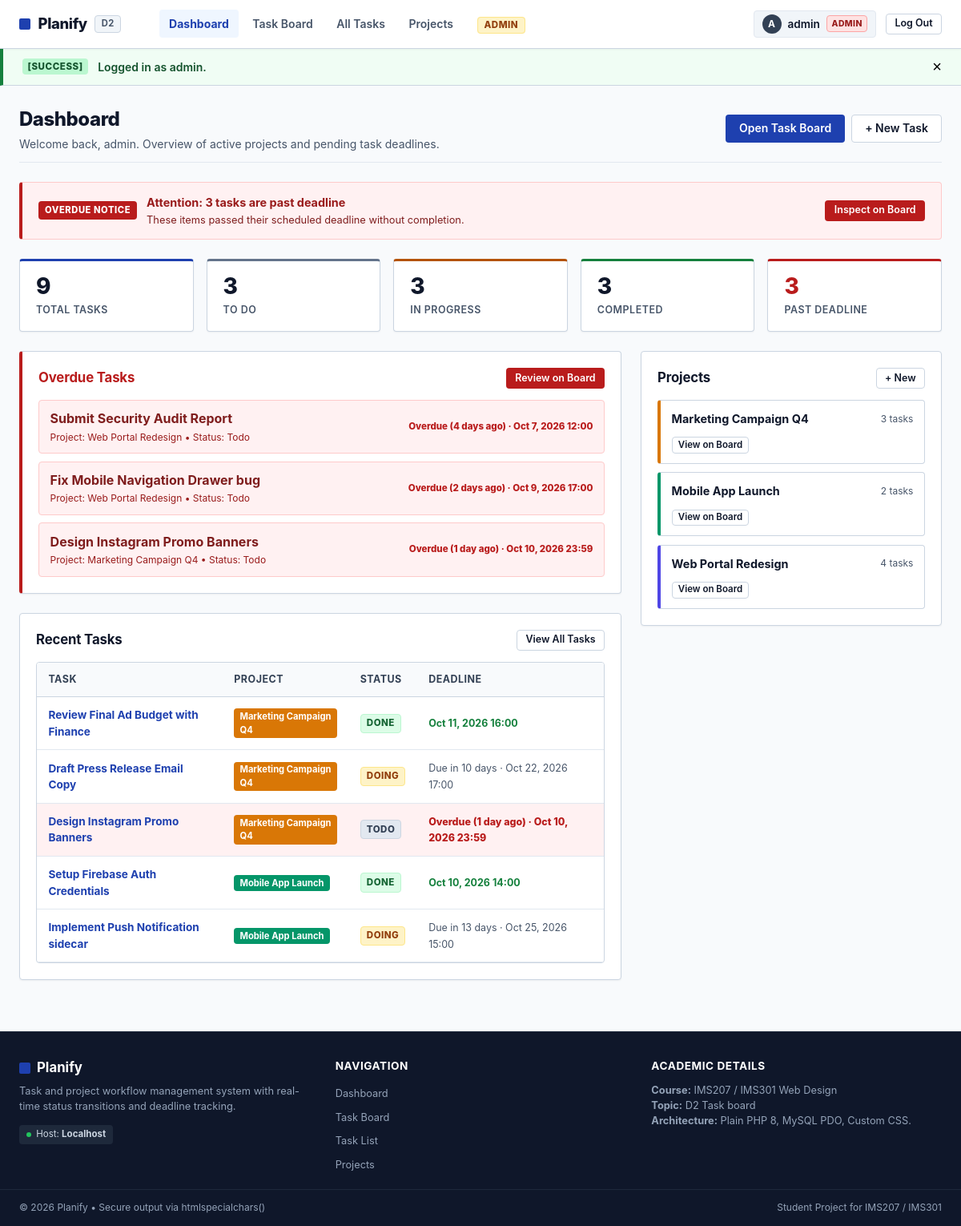
The page / (signed in) on the database its author committed.
### tables this page shows
CREATE TABLE `tasks` (
  `id` INT AUTO_INCREMENT PRIMARY KEY,
  `project_id` INT NOT NULL,
  `user_id` INT NOT NULL,
  `title` VARCHAR(150) NOT NULL,
  `description` TEXT DEFAULT NULL,
  `status` ENUM('todo', 'doing', 'done') NOT NULL DEFAULT 'todo',
  `priority` ENUM('low', 'medium', 'high') NOT NULL DEFAULT 'medium',
  `deadline` DATETIME DEFAULT NULL,
  `attachment` VARCHAR(255) DEFAULT NULL,
  `created_at` DATETIME NOT NULL DEFAULT CURRENT_TIMESTAMP,
  `updated_at` DATETIME NOT NULL DEFAULT CURRENT_TIMESTAMP ON UPDATE CURRENT_TIMESTAMP,
  CONSTRAINT `fk_tasks_project` FOREIGN KEY (`project_id`) REFERENCES `projects` (`id`) ON DELETE CASCADE,
  CONSTRAINT `fk_tasks_user` FOREIGN KEY (`user_id`) REFERENCES `users` (`id`) ON DELETE CASCADE
);

CREATE TABLE `projects` (
  `id` INT AUTO_INCREMENT PRIMARY KEY,
  `user_id` INT NOT NULL,
  `title` VARCHAR(100) NOT NULL,
  `description` TEXT DEFAULT NULL,
  `color` VARCHAR(20) NOT NULL DEFAULT '#4f46e5',
  `created_at` DATETIME NOT NULL DEFAULT CURRENT_TIMESTAMP,
  CONSTRAINT `fk_projects_user` FOREIGN KEY (`user_id`) REFERENCES `users` (`id`) ON DELETE CASCADE
);

### functions.php (called while the page is built, shortened)
<?php
function e(?string $value): string {
    return htmlspecialchars($value ?? '', ENT_QUOTES, 'UTF-8');
}
function is_logged_in(): bool {
    return isset($_SESSION['user_id']);
}
function current_user(): ?array {
    return [
        'id' => $_SESSION['user_id'],
        'username' => $_SESSION['username'] ?? '',
        'email' => $_SESSION['email'] ?? '',
        'role' => $_SESSION['role'] ?? 'member',
        'avatar' => $_SESSION['avatar'] ?? null,
    ];
}
function is_admin(): bool {
    return isset($_SESSION['role']) && $_SESSION['role'] === 'admin';
}
function is_task_overdue(?string $deadline, string $status): bool {
    if (empty($deadline) || $status === 'done') {
        return false;
    }
    $now = new DateTime('now', new DateTimeZone('Europe/Istanbul'));
    $deadlineDate = new DateTime($deadline, new DateTimeZone('Europe/Istanbul'));
    return $deadlineDate < $now;
}
function format_deadline_badge(?string $deadline, string $status): array {
    $now = new DateTime('now', new DateTimeZone('Europe/Istanbul'));
    $deadlineDate = new DateTime($deadline, new DateTimeZone('Europe/Istanbul'));
    $isOverdue = ($status !== 'done' && $deadlineDate < $now);
    $diff = $now->diff($deadlineDate);
    $formattedDate = $deadlineDate->format('M j, Y H:i');
    if ($status === 'done') {
        return [
            'text' => $formattedDate,
            'class' => 'badge-done',
            'is_overdue' => false,
        ];
    }
    if ($isOverdue) {
        $days = $diff->days;
        if ($days == 0) {
            $overdueText = 'Overdue (Today)';
        } elseif ($days == 1) {
            $overdueText = 'Overdue (1 day ago)';
        } else {
            $overdueText = "Overdue ($days days ago)";
        }
        return [
            'text' => $overdueText . ' · ' . $formattedDate,
            'class' => 'badge-overdue',
            'is_overdue' => true,
        ];
    }
    if ($diff->days == 0) {
        return [
            'text' => 'Due today · ' . $deadlineDate->format('H:i'),
            'class' => 'badge-warning',
            'is_overdue' => false,
        ];
    } elseif ($diff->days == 1) {
        return [
            'text' => 'Due tomorrow · ' . $deadlineDate->format('H:i'),
            'class' => 'badge-info',
            'is_overdue' => false,
        ];
    } else {
        return [
            'text' => 'Due in ' . $diff->days . ' days · ' . $formattedDate,
            'class' => 'badge-normal',
            'is_overdue' => false,
        ];
    }
}

### index.php (the view, shortened to what this page needs)
<?php
require_once 'header.php';
$user = current_user();
if ($user):
    try {
        if (is_admin()) {
            $statsSql = "SELECT
                COUNT(id) AS total,
                SUM(CASE WHEN status = 'todo' THEN 1 ELSE 0 END) AS todo_count,
                SUM(CASE WHEN status = 'doing' THEN 1 ELSE 0 END) AS doing_count,
                SUM(CASE WHEN status = 'done' THEN 1 ELSE 0 END) AS done_count,
                SUM(CASE WHEN status != 'done' AND deadline IS NOT NULL AND deadline < NOW() THEN 1 ELSE 0 END) AS overdue_count
                FROM tasks";
            $statStmt = $pdo->query($statsSql);
            $stats = $statStmt->fetch();
            $pStmt = $pdo->query("SELECT p.*, u.username AS owner_name, COUNT(t.id) AS task_count
                                  FROM projects p
                                  JOIN users u ON p.user_id = u.id
                                  LEFT JOIN tasks t ON p.id = t.project_id
                                  GROUP BY p.id ORDER BY p.created_at DESC LIMIT 4");
            $recentProjects = $pStmt->fetchAll();
            $overdueStmt = $pdo->query("SELECT t.*, p.title AS project_title, p.color AS project_color
                                        FROM tasks t
                                        JOIN projects p ON t.project_id = p.id
                                        WHERE t.status != 'done' AND t.deadline IS NOT NULL AND t.deadline < NOW()
                                        ORDER BY t.deadline ASC LIMIT 5");
            $overdueTasks = $overdueStmt->fetchAll();
            $recentStmt = $pdo->query("SELECT t.*, p.title AS project_title, p.color AS project_color
                                       FROM tasks t
                                       JOIN projects p ON t.project_id = p.id
                                       ORDER BY t.created_at DESC LIMIT 5");
            $recentTasks = $recentStmt->fetchAll();
        }
    } catch (PDOException $e) {
        $stats = ['total' => 0, 'todo_count' => 0, 'doing_count' => 0, 'done_count' => 0, 'overdue_count' => 0];
        $recentProjects = [];
        $overdueTasks = [];
        $recentTasks = [];
    }
?>
    <div class="page-header">
        <div>
            <h1 class="page-title">Dashboard</h1>
            <p class="page-subtitle">Welcome back, <?= e($user['username']) ?>. Overview of active projects and pending task deadlines.</p>
        </div>
        <div style="display: flex; gap: 0.5rem;">
            <a href="board.php" class="btn btn-primary">Open Task Board</a>
            <a href="task-create.php" class="btn btn-outline">+ New Task</a>
        </div>
    </div>
    <?php if ((int)$stats['overdue_count'] > 0): ?>
        <div class="overdue-alert-banner">
            <div class="overdue-alert-content">
                <span class="overdue-alert-badge">Overdue Notice</span>
                <div>
                    <div class="overdue-alert-title">Attention: <?= (int)$stats['overdue_count'] ?> task<?= (int)$stats['overdue_count'] > 1 ? 's are' : ' is' ?> past deadline</div>
                    <div class="overdue-alert-desc">These items passed their scheduled deadline without completion.</div>
                </div>
            </div>
            <a href="board.php" class="btn btn-danger btn-sm">Inspect on Board</a>
        </div>
    <?php endif; ?>
    <div class="stats-grid">
        <div class="stat-card stat-card-primary">
            <div class="stat-number"><?= (int)$stats['total'] ?></div>
            <div class="stat-label">Total Tasks</div>
        </div>
        <div class="stat-card">
            <div class="stat-number"><?= (int)$stats['todo_count'] ?></div>
            <div class="stat-label">To Do</div>
        </div>
        <div class="stat-card stat-card-warning">
            <div class="stat-number"><?= (int)$stats['doing_count'] ?></div>
            <div class="stat-label">In Progress</div>
        </div>
        <div class="stat-card stat-card-success">
            <div class="stat-number"><?= (int)$stats['done_count'] ?></div>
            <div class="stat-label">Completed</div>
        </div>
        <div class="stat-card stat-card-danger">
            <div class="stat-number" style="color: var(--danger);"><?= (int)$stats['overdue_count'] ?></div>
            <div class="stat-label">Past Deadline</div>
        </div>
    </div>
    <div style="display: grid; grid-template-columns: 2fr 1fr; gap: 1.5rem; align-items: start;">
        <div>
            <?php if (!empty($overdueTasks)): ?>
                <div class="card" style="border-left: 4px solid var(--danger);">
                    <div style="display: flex; justify-content: space-between; align-items: center; margin-bottom: 0.85rem;">
                        <h2 class="card-title" style="color: var(--danger); margin: 0;">Overdue Tasks</h2>
                        <a href="board.php" class="btn btn-danger btn-sm">Review on Board</a>
                    </div>
                    <div style="display: flex; flex-direction: column; gap: 0.6rem;">
                        <?php foreach ($overdueTasks as $task):
                            $badge = format_deadline_badge($task['deadline'], $task['status']);
                        ?>
                            <div style="display: flex; justify-content: space-between; align-items: center; padding: 0.65rem 0.85rem; background-color: #fff1f2; border: 1px solid #fecaca; border-radius: var(--radius-sm);">
                                <div>
                                    <strong><a href="task-edit.php?id=<?= $task['id'] ?>" style="color: #7f1d1d;"><?= e($task['title']) ?></a></strong>
                                    <div style="font-size: 0.75rem; color: #991b1b; margin-top: 0.15rem;">
                                        Project: <?= e($task['project_title']) ?> &bull; Status: <?= ucfirst(e($task['status'])) ?>
                                    </div>
                                </div>
                                <span class="badge-overdue" style="font-size: 0.72rem;">
                                    <?= e($badge['text']) ?>
                                </span>
                            </div>
                        <?php endforeach; ?>
                    </div>
                </div>
            <?php endif; ?>
            <div class="card">
                <div style="display: flex; justify-content: space-between; align-items: center; margin-bottom: 0.85rem;">
                    <h2 class="card-title" style="margin: 0;">Recent Tasks</h2>
                    <a href="tasks.php" class="btn btn-outline btn-sm">View All Tasks</a>
                </div>
                <?php if (empty($recentTasks)): ?>
                    <p style="color: var(--text-muted); font-size: 0.85rem;">No tasks created yet. <a href="task-create.php">Create task</a>.</p>
                <?php else: ?>
                    <div class="table-responsive">
                        <table class="data-table">
                            <thead>
                                <tr>
                                    <th>Task</th>
                                    <th>Project</th>
                                    <th>Status</th>
                                    <th>Deadline</th>
                                </tr>
                            </thead>
                            <tbody>
                                <?php foreach ($recentTasks as $rt):
                                    $isOd = is_task_overdue($rt['deadline'], $rt['status']);
                                    $dbadge = format_deadline_badge($rt['deadline'], $rt['status']);
                                ?>
                                    <tr class="<?= $isOd ? 'row-overdue' : '' ?>">
                                        <td>
                                            <a href="task-edit.php?id=<?= $rt['id'] ?>"><strong><?= e($rt['title']) ?></strong></a>
                                        </td>
                                        <td>
                                            <span class="task-project-pill" style="background-color: <?= e($rt['project_color']) ?>;">
                                                <?= e($rt['project_title']) ?>
                                            </span>
                                        </td>
                                        <td>
                                            <span class="table-status-pill status-<?= e($rt['status']) ?>">
                                                <?= ucfirst(e($rt['status'])) ?>
                                            </span>
                                        </td>
                                        <td>
                                            <span class="<?= $dbadge['class'] ?>" style="font-size: 0.78rem;">
                                                <?= e($dbadge['text']) ?>
                                            </span>
                                        </td>
                                    </tr>
                                <?php endforeach; ?>
                            </tbody>
                        </table>
                    </div>
                <?php endif; ?>
            </div>
        </div>
        <div>
            <div class="card">
                <div style="display: flex; justify-content: space-between; align-items: center; margin-bottom: 0.85rem;">
                    <h2 class="card-title" style="margin: 0;">Projects</h2>
                    <a href="projects.php" class="btn btn-outline btn-sm">+ New</a>
                </div>
                <?php if (empty($recentProjects)): ?>
                    <p style="color: var(--text-muted); font-size: 0.85rem;">No projects found. <a href="projects.php">Create project</a>.</p>
                <?php else: ?>
                    <div style="display: flex; flex-direction: column; gap: 0.65rem;">
                        <?php foreach ($recentProjects as $rp): ?>
                            <div style="padding: 0.75rem 0.85rem; border: 1px solid var(--border-color); border-radius: var(--radius-sm); border-left: 4px solid <?= e($rp['color']) ?>;">
                                <div style="display: flex; justify-content: space-between; align-items: center;">
                                    <strong style="font-size: 0.9rem;"><?= e($rp['title']) ?></strong>
                                    <span style="font-size: 0.75rem; color: var(--text-muted);"><?= (int)$rp['task_count'] ?> tasks</span>
                                </div>
                                <div style="margin-top: 0.45rem;">
                                    <a href="board.php?project_id=<?= $rp['id'] ?>" class="btn btn-outline btn-sm" style="font-size: 0.72rem; padding: 0.15rem 0.45rem;">
                                        View on Board
                                    </a>
                                </div>
                            </div>
                        <?php endforeach; ?>
                    </div>
                <?php endif; ?>
            </div>
        </div>
    </div>
<?php endif; ?>
<?php require_once 'footer.php'; ?>

### rows shown on the page
tasks: title "Submit Security Audit Report", project.title "Web Portal Redesign", status "Todo", deadline+status "Overdue (4 days ago) · Oct 7, 2026 12:00"
tasks: title "Fix Mobile Navigation Drawer bug", project.title "Web Portal Redesign", status "Todo", deadline+status "Overdue (2 days ago) · Oct 9, 2026 17:00"
tasks: title "Design Instagram Promo Banners", project.title "Marketing Campaign Q4", status "Todo", deadline+status "Overdue (1 day ago) · Oct 10, 2026 23:59", status "TODO"
tasks: title "Review Final Ad Budget with Finance", project.title "Marketing Campaign Q4", status "DONE", deadline+status "Oct 11, 2026 16:00"
tasks: title "Draft Press Release Email Copy", project.title "Marketing Campaign Q4", status "DOING", deadline+status "Due in 10 days · Oct 22, 2026 17:00"
tasks: title "Setup Firebase Auth Credentials", project.title "Mobile App Launch", status "DONE", deadline+status "Oct 10, 2026 14:00"
tasks: title "Implement Push Notification sidecar", project.title "Mobile App Launch", status "DOING", deadline+status "Due in 13 days · Oct 25, 2026 15:00"
projects: title "Marketing Campaign Q4", task_count "3"
projects: title "Mobile App Launch", task_count "2"
projects: title "Web Portal Redesign", task_count "4"

### other values the page prints
substr($user['username'], 0, 1) "A"
$user['username'] "admin"
$user['role'] "ADMIN"
$flash['type'] "SUCCESS"
$flash['message'] "Logged in as admin."
$stats['overdue_count'] "3"
$stats['total'] "9"
$stats['todo_count'] "3"
$stats['doing_count'] "3"
$stats['done_count'] "3"
